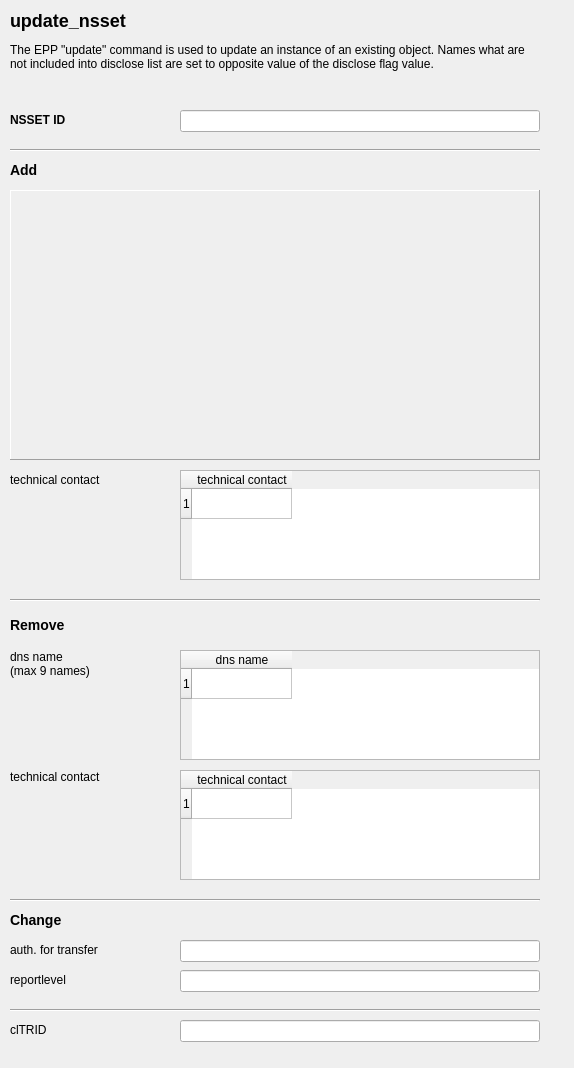
<ui version="4.0" >
 <class>FredWindow</class>
 <widget class="QWidget" name="FredWindow" >
  <property name="geometry" >
   <rect>
    <x>0</x>
    <y>0</y>
    <width>574</width>
    <height>1068</height>
   </rect>
  </property>
  <property name="windowTitle" >
   <string>Update NSSET panel</string>
  </property>
  <widget class="QLabel" name="textLabel2" >
   <property name="geometry" >
    <rect>
     <x>10</x>
     <y>470</y>
     <width>160</width>
     <height>20</height>
    </rect>
   </property>
   <property name="text" >
    <string>technical contact</string>
   </property>
   <property name="wordWrap" >
    <bool>false</bool>
   </property>
  </widget>
  <widget class="QFrame" name="frame_add_dns" >
   <property name="geometry" >
    <rect>
     <x>10</x>
     <y>190</y>
     <width>530</width>
     <height>270</height>
    </rect>
   </property>
   <property name="frameShape" >
    <enum>QFrame::Panel</enum>
   </property>
   <property name="frameShadow" >
    <enum>QFrame::Raised</enum>
   </property>
  </widget>
  <widget class="Line" name="line1_2" >
   <property name="geometry" >
    <rect>
     <x>10</x>
     <y>140</y>
     <width>530</width>
     <height>20</height>
    </rect>
   </property>
   <property name="frameShape" >
    <enum>QFrame::HLine</enum>
   </property>
   <property name="frameShadow" >
    <enum>QFrame::Sunken</enum>
   </property>
   <property name="orientation" >
    <enum>Qt::Horizontal</enum>
   </property>
  </widget>
  <widget class="QLabel" name="textLabel9" >
   <property name="geometry" >
    <rect>
     <x>10</x>
     <y>10</y>
     <width>530</width>
     <height>90</height>
    </rect>
   </property>
   <property name="text" >
    <string>&lt;h2>update_nsset&lt;/h2>
The EPP "update" command is used to update an instance of an existing object.
   Names what are not included into disclose list are set to opposite value of the disclose flag value.</string>
   </property>
   <property name="alignment" >
    <set>Qt::AlignLeading|Qt::AlignLeft|Qt::AlignTop</set>
   </property>
   <property name="wordWrap" >
    <bool>true</bool>
   </property>
  </widget>
  <widget class="QLabel" name="textLabel10" >
   <property name="geometry" >
    <rect>
     <x>10</x>
     <y>160</y>
     <width>530</width>
     <height>21</height>
    </rect>
   </property>
   <property name="text" >
    <string>&lt;h3>Add&lt;/h3></string>
   </property>
   <property name="wordWrap" >
    <bool>false</bool>
   </property>
  </widget>
  <widget class="QLineEdit" name="id" >
   <property name="geometry" >
    <rect>
     <x>180</x>
     <y>110</y>
     <width>360</width>
     <height>22</height>
    </rect>
   </property>
   <property name="text" >
    <string/>
   </property>
  </widget>
  <widget class="QLabel" name="textLabel3" >
   <property name="geometry" >
    <rect>
     <x>10</x>
     <y>610</y>
     <width>530</width>
     <height>30</height>
    </rect>
   </property>
   <property name="text" >
    <string>&lt;h3>Remove&lt;/h3></string>
   </property>
   <property name="wordWrap" >
    <bool>false</bool>
   </property>
  </widget>
  <widget class="QLabel" name="textLabel7" >
   <property name="geometry" >
    <rect>
     <x>10</x>
     <y>910</y>
     <width>530</width>
     <height>21</height>
    </rect>
   </property>
   <property name="text" >
    <string>&lt;h3>Change&lt;/h3></string>
   </property>
   <property name="wordWrap" >
    <bool>false</bool>
   </property>
  </widget>
  <widget class="Line" name="line1_2_2" >
   <property name="geometry" >
    <rect>
     <x>10</x>
     <y>890</y>
     <width>530</width>
     <height>20</height>
    </rect>
   </property>
   <property name="frameShape" >
    <enum>QFrame::HLine</enum>
   </property>
   <property name="frameShadow" >
    <enum>QFrame::Sunken</enum>
   </property>
   <property name="orientation" >
    <enum>Qt::Horizontal</enum>
   </property>
  </widget>
  <widget class="QLabel" name="textLabel4" >
   <property name="geometry" >
    <rect>
     <x>10</x>
     <y>770</y>
     <width>160</width>
     <height>100</height>
    </rect>
   </property>
   <property name="text" >
    <string>technical contact</string>
   </property>
   <property name="alignment" >
    <set>Qt::AlignTop</set>
   </property>
   <property name="wordWrap" >
    <bool>true</bool>
   </property>
  </widget>
  <widget class="Line" name="line1" >
   <property name="geometry" >
    <rect>
     <x>10</x>
     <y>590</y>
     <width>530</width>
     <height>20</height>
    </rect>
   </property>
   <property name="frameShape" >
    <enum>QFrame::HLine</enum>
   </property>
   <property name="frameShadow" >
    <enum>QFrame::Sunken</enum>
   </property>
   <property name="orientation" >
    <enum>Qt::Horizontal</enum>
   </property>
  </widget>
  <widget class="QTableWidget" name="add_tech" >
   <property name="geometry" >
    <rect>
     <x>180</x>
     <y>470</y>
     <width>360</width>
     <height>110</height>
    </rect>
   </property>
   <property name="frameShape" >
    <enum>QFrame::StyledPanel</enum>
   </property>
   <property name="frameShadow" >
    <enum>QFrame::Sunken</enum>
   </property>
   <property name="showGrid" >
    <bool>true</bool>
   </property>
   <property name="rowCount" >
    <number>1</number>
   </property>
   <row/>
   <column>
    <property name="text" >
     <string>technical contact</string>
    </property>
   </column>
  </widget>
  <widget class="QTableWidget" name="rem_tech" >
   <property name="geometry" >
    <rect>
     <x>180</x>
     <y>770</y>
     <width>360</width>
     <height>110</height>
    </rect>
   </property>
   <property name="frameShape" >
    <enum>QFrame::StyledPanel</enum>
   </property>
   <property name="frameShadow" >
    <enum>QFrame::Sunken</enum>
   </property>
   <property name="showGrid" >
    <bool>true</bool>
   </property>
   <property name="rowCount" >
    <number>1</number>
   </property>
   <row/>
   <column>
    <property name="text" >
     <string>technical contact</string>
    </property>
   </column>
  </widget>
  <widget class="QLabel" name="textLabel5" >
   <property name="geometry" >
    <rect>
     <x>10</x>
     <y>650</y>
     <width>160</width>
     <height>100</height>
    </rect>
   </property>
   <property name="text" >
    <string>dns name&lt;br>(max 9 names)</string>
   </property>
   <property name="alignment" >
    <set>Qt::AlignTop</set>
   </property>
   <property name="wordWrap" >
    <bool>true</bool>
   </property>
  </widget>
  <widget class="QTableWidget" name="rem_name" >
   <property name="geometry" >
    <rect>
     <x>180</x>
     <y>650</y>
     <width>360</width>
     <height>110</height>
    </rect>
   </property>
   <property name="frameShape" >
    <enum>QFrame::StyledPanel</enum>
   </property>
   <property name="frameShadow" >
    <enum>QFrame::Sunken</enum>
   </property>
   <property name="showGrid" >
    <bool>true</bool>
   </property>
   <property name="rowCount" >
    <number>1</number>
   </property>
   <row/>
   <column>
    <property name="text" >
     <string>dns name</string>
    </property>
   </column>
  </widget>
  <widget class="QLabel" name="textLabel1" >
   <property name="geometry" >
    <rect>
     <x>10</x>
     <y>110</y>
     <width>160</width>
     <height>20</height>
    </rect>
   </property>
   <property name="text" >
    <string>&lt;b>NSSET ID&lt;/b></string>
   </property>
   <property name="wordWrap" >
    <bool>false</bool>
   </property>
  </widget>
  <widget class="Line" name="line1_2_2_2" >
   <property name="geometry" >
    <rect>
     <x>10</x>
     <y>1000</y>
     <width>530</width>
     <height>20</height>
    </rect>
   </property>
   <property name="frameShape" >
    <enum>QFrame::HLine</enum>
   </property>
   <property name="frameShadow" >
    <enum>QFrame::Sunken</enum>
   </property>
   <property name="orientation" >
    <enum>Qt::Horizontal</enum>
   </property>
  </widget>
  <widget class="QLabel" name="textLabel6" >
   <property name="geometry" >
    <rect>
     <x>10</x>
     <y>1020</y>
     <width>160</width>
     <height>20</height>
    </rect>
   </property>
   <property name="text" >
    <string>clTRID</string>
   </property>
   <property name="wordWrap" >
    <bool>false</bool>
   </property>
  </widget>
  <widget class="QLineEdit" name="cltrid" >
   <property name="geometry" >
    <rect>
     <x>180</x>
     <y>1020</y>
     <width>360</width>
     <height>22</height>
    </rect>
   </property>
  </widget>
  <widget class="QLabel" name="textLabel8" >
   <property name="geometry" >
    <rect>
     <x>10</x>
     <y>940</y>
     <width>160</width>
     <height>20</height>
    </rect>
   </property>
   <property name="text" >
    <string>auth. for transfer</string>
   </property>
   <property name="wordWrap" >
    <bool>false</bool>
   </property>
  </widget>
  <widget class="QLabel" name="textLabel8_2" >
   <property name="geometry" >
    <rect>
     <x>10</x>
     <y>970</y>
     <width>160</width>
     <height>20</height>
    </rect>
   </property>
   <property name="text" >
    <string>reportlevel</string>
   </property>
   <property name="wordWrap" >
    <bool>false</bool>
   </property>
  </widget>
  <widget class="QLineEdit" name="reportlevel" >
   <property name="geometry" >
    <rect>
     <x>180</x>
     <y>970</y>
     <width>360</width>
     <height>22</height>
    </rect>
   </property>
  </widget>
  <widget class="QLineEdit" name="auth_info" >
   <property name="geometry" >
    <rect>
     <x>180</x>
     <y>940</y>
     <width>360</width>
     <height>22</height>
    </rect>
   </property>
  </widget>
 </widget>
 <layoutdefault spacing="6" margin="11" />
 <pixmapfunction>qPixmapFromMimeSource</pixmapfunction>
 <tabstops>
  <tabstop>id</tabstop>
  <tabstop>add_tech</tabstop>
  <tabstop>rem_name</tabstop>
  <tabstop>rem_tech</tabstop>
  <tabstop>auth_info</tabstop>
  <tabstop>reportlevel</tabstop>
  <tabstop>cltrid</tabstop>
 </tabstops>
 <resources/>
 <connections>
  <connection>
   <sender>add_tech</sender>
   <signal>currentCellChanged(int,int,int,int)</signal>
   <receiver>FredWindow</receiver>
   <slot>add_tech_current_changed(int,int,int,int)</slot>
   <hints>
    <hint type="sourcelabel" >
     <x>20</x>
     <y>20</y>
    </hint>
    <hint type="destinationlabel" >
     <x>20</x>
     <y>20</y>
    </hint>
   </hints>
  </connection>
  <connection>
   <sender>add_tech</sender>
   <signal>cellChanged(int,int)</signal>
   <receiver>FredWindow</receiver>
   <slot>add_tech_value_changed(int,int)</slot>
   <hints>
    <hint type="sourcelabel" >
     <x>20</x>
     <y>20</y>
    </hint>
    <hint type="destinationlabel" >
     <x>20</x>
     <y>20</y>
    </hint>
   </hints>
  </connection>
  <connection>
   <sender>rem_name</sender>
   <signal>currentCellChanged(int,int,int,int)</signal>
   <receiver>FredWindow</receiver>
   <slot>rem_name_current_changed(int,int,int,int)</slot>
   <hints>
    <hint type="sourcelabel" >
     <x>20</x>
     <y>20</y>
    </hint>
    <hint type="destinationlabel" >
     <x>20</x>
     <y>20</y>
    </hint>
   </hints>
  </connection>
  <connection>
   <sender>rem_name</sender>
   <signal>cellChanged(int,int)</signal>
   <receiver>FredWindow</receiver>
   <slot>rem_name_value_changed(int,int)</slot>
   <hints>
    <hint type="sourcelabel" >
     <x>20</x>
     <y>20</y>
    </hint>
    <hint type="destinationlabel" >
     <x>20</x>
     <y>20</y>
    </hint>
   </hints>
  </connection>
  <connection>
   <sender>rem_tech</sender>
   <signal>currentCellChanged(int,int,int,int)</signal>
   <receiver>FredWindow</receiver>
   <slot>rem_tech_current_changed(int,int,int,int)</slot>
   <hints>
    <hint type="sourcelabel" >
     <x>20</x>
     <y>20</y>
    </hint>
    <hint type="destinationlabel" >
     <x>20</x>
     <y>20</y>
    </hint>
   </hints>
  </connection>
  <connection>
   <sender>rem_tech</sender>
   <signal>cellChanged(int,int)</signal>
   <receiver>FredWindow</receiver>
   <slot>rem_tech_value_changed(int,int)</slot>
   <hints>
    <hint type="sourcelabel" >
     <x>20</x>
     <y>20</y>
    </hint>
    <hint type="destinationlabel" >
     <x>20</x>
     <y>20</y>
    </hint>
   </hints>
  </connection>
 </connections>
</ui>
